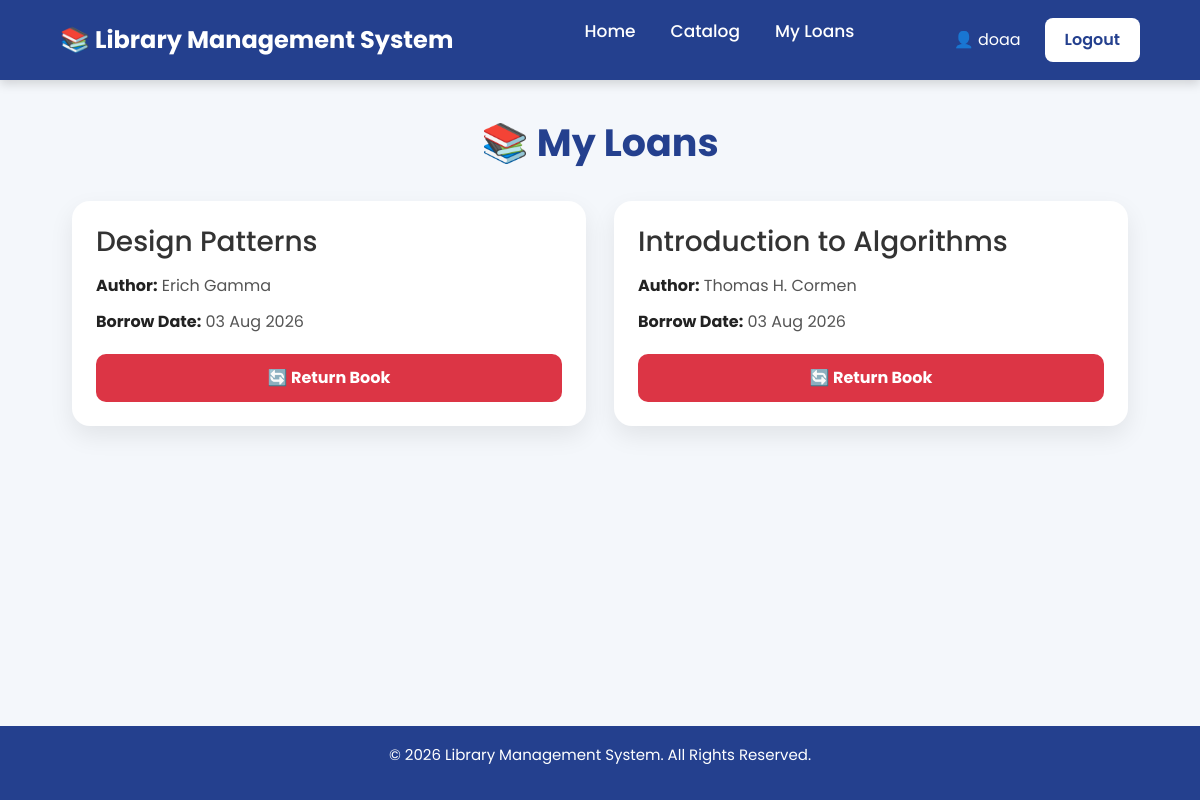
/loans/my-loans/ (signed in), run on an earlier commit of the app's database.
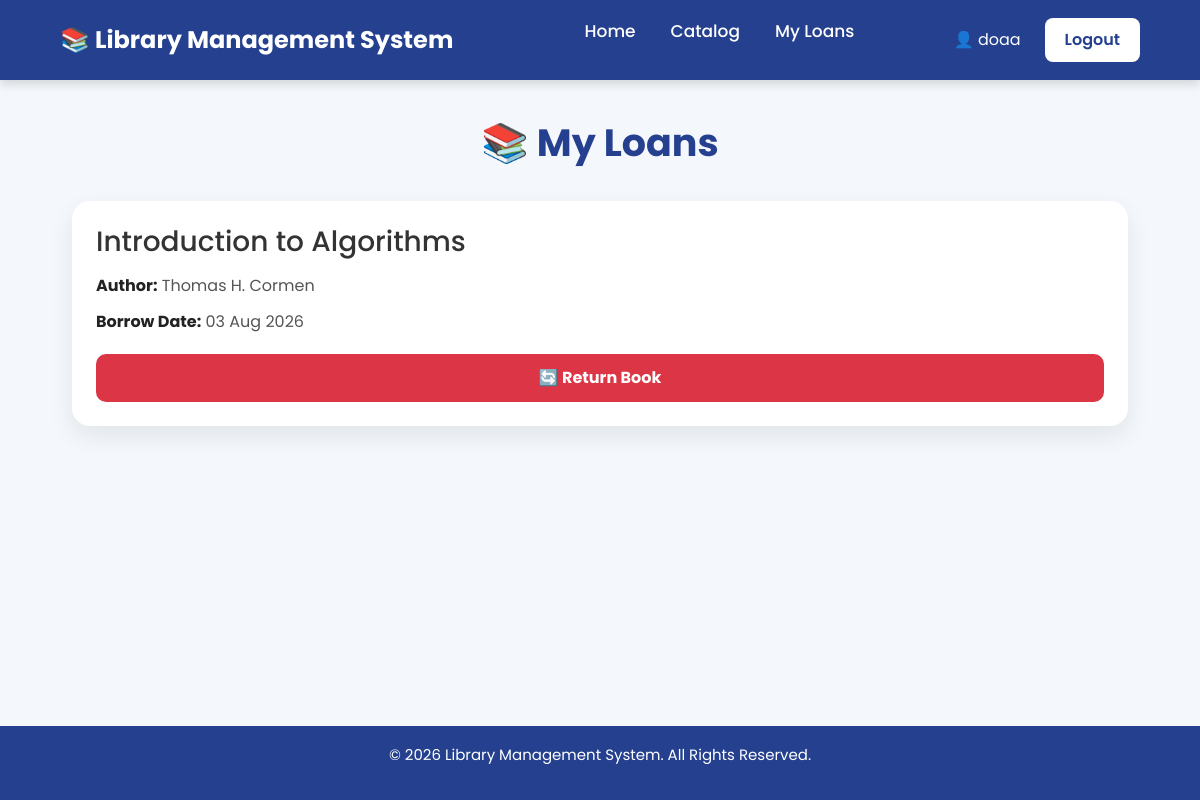
And on a later commit of the database.
### loans/models.py (models this page shows, shortened)
class Loan(models.Model):
    user = models.ForeignKey(
        settings.AUTH_USER_MODEL,
        on_delete=models.CASCADE
    )
    book = models.ForeignKey(
        Book,
        on_delete=models.CASCADE
    )
    borrow_date = models.DateTimeField(auto_now_add=True , editable=False)
    return_date = models.DateTimeField(
        null=True,
        blank=True
    )
    is_returned = models.BooleanField(default=False)
    class Meta:
        ordering = ['-borrow_date']

### catalog/models.py (models this page shows, shortened)
class Book(models.Model):
    title = models.CharField(max_length=200, verbose_name="Book Title")
    cover = models.ImageField(upload_to='covers/', blank=True, null=True, verbose_name="Book Cover")
    author = models.CharField(max_length=100, verbose_name="Author Name")
    isbn = models.CharField(max_length=13, unique=True, verbose_name="ISBN")
    category = models.CharField(max_length=50, verbose_name="Category")
    publish_year = models.IntegerField(verbose_name="Publish Year")
    available_copies = models.PositiveIntegerField(default=1, verbose_name="Available Copies")
    total_copies = models.PositiveIntegerField(default=1, verbose_name="Total Copies")
    description = models.TextField(blank=True, null=True, verbose_name="Description")

### loans/views.py (the view)
@login_required
def my_loans(request):
    loans = Loan.objects.filter(
        user=request.user,
        is_returned=False
    )
    return render(
        request,
        "loans/my_loans.html",
        {
            "loans": loans
        }
    )

### loans/templates/loans/my_loans.html (shortened to what this page needs)
{% extends 'base.html' %}
{% block content %}
<h1 class="page-title">
    📚 My Loans
</h1>
<div class="books-container">
{% for loan in loans %}
<div class="book-card">
    <h3>{{ loan.book.title }}</h3>
    <p>
        <strong>Author:</strong>
        {{ loan.book.author }}
    </p>
    <p>
        <strong>Borrow Date:</strong>
        {{ loan.borrow_date|date:"d M Y" }}
    </p>
    <a href="{% url 'return_book' loan.id %}"
       style="
            display:block;
            width:100%;
            text-align:center;
            padding:12px;
            margin-top:20px;
            background:#dc3545;
            color:white;
            text-decoration:none;
            border-radius:10px;
            font-weight:bold;
       ">
        🔄 Return Book
    </a>
</div>
{% empty %}
<div class="no-books">
    <h3>
        You don't have any borrowed books.
    </h3>
</div>
{% endfor %}
</div>
{% endblock %}

What changed in the data, as far as the page shows it:
no longer on this page (row edited): Loan: book "Design Patterns", book.author "Erich Gamma", borrow_date "03 Aug 2026"
